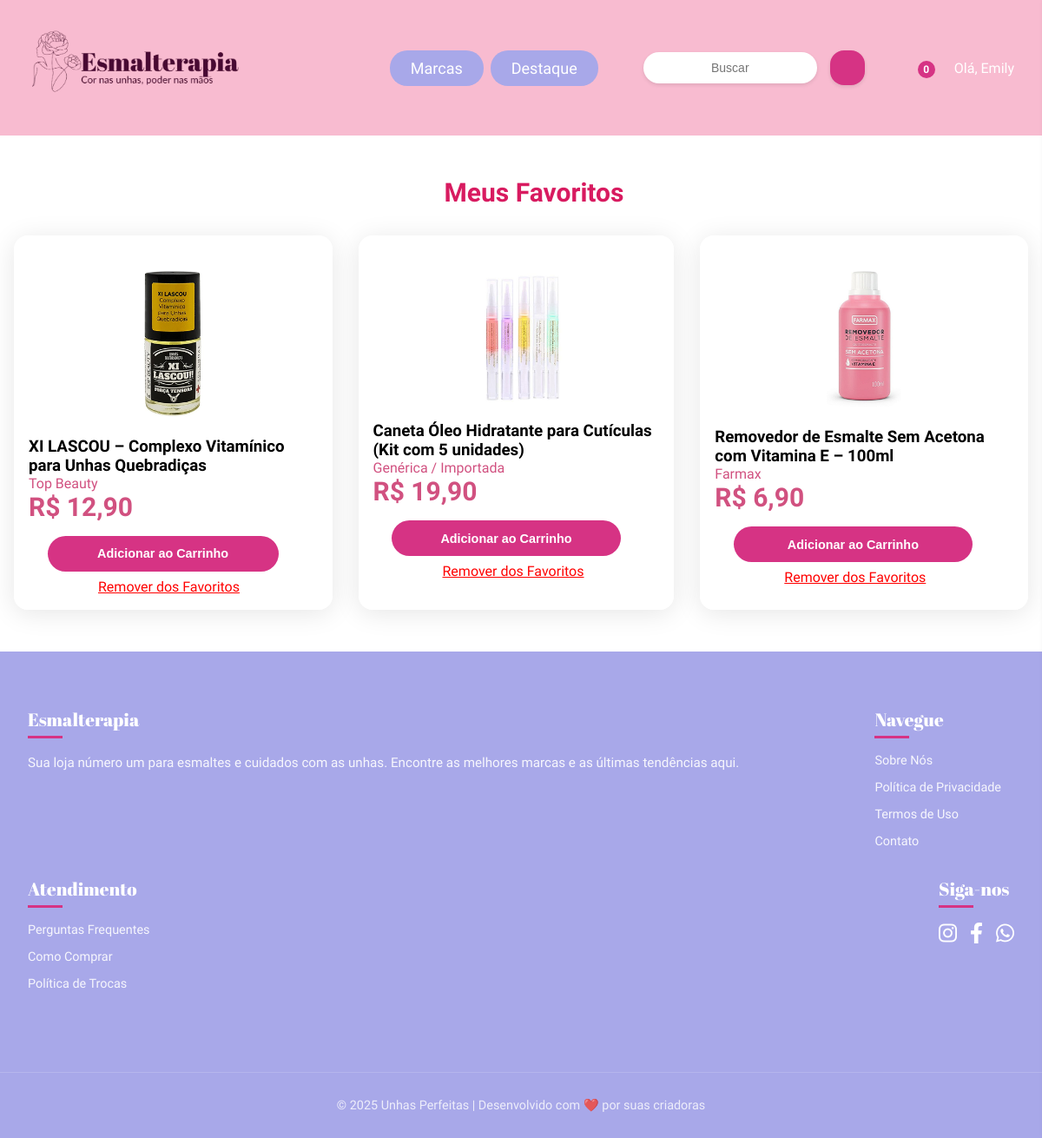
/favoritos/ (signed in), run on the app's committed database.
### core/models.py (models this page shows, shortened)
class Usuario(AbstractUser):
    cpf = models.CharField(max_length=14, unique=True, verbose_name='CPF', help_text="CPF do usuário, deve ser único.")
    telefone = models.CharField(max_length=15, blank=True, null=True, help_text="Telefone de contato do usuário.")
    email = models.EmailField(unique=True)
    favoritos = models.ManyToManyField(Produto, related_name='favoritado_por', blank=True)
    USERNAME_FIELD = 'email'
    REQUIRED_FIELDS = ['username', 'first_name', 'last_name']

class Produto(models.Model):
    nome = models.CharField(max_length=100, help_text="Nome do produto.")
    descricao = models.TextField(help_text="Descrição detalhada do produto.")
    preco = models.DecimalField(max_digits=10, decimal_places=2, help_text="Preço de venda do produto.")
    marca = models.CharField(max_length=50, help_text="Marca do produto (ex: Risqué).")
    imagem = models.ImageField(upload_to='produtos/', blank=True, null=True, help_text="Imagem do produto.")

### core/views.py (the view)
# urls.py: path('favoritos/', views.ver_favoritos, name='ver_favoritos'),
@login_required
def ver_favoritos(request):
    produtos_favoritos = request.user.favoritos.all()
    context = {'favoritos': produtos_favoritos}
    return render(request, 'core/favoritos.html', context)

### core/templates/core/favoritos.html (shortened to what this page needs)
{% extends 'core/base.html' %}
{% load static %}
{% block content %}
<link rel='stylesheet' href='{% static "core/css/favoritos.css" %}'>
<div class="container-favoritos" style="max-width: 1200px; margin: 2rem auto; padding: 1rem;">
    <h1 style="text-align: center; margin-bottom: 2rem;">Meus Favoritos</h1>
    {% if favoritos %}
        <div class="grid-produtos">
            {% for produto in favoritos %}
                <div class="card-produto">
                    <a class="img-produto" href="{% url 'produto_detalhe' produto.id %}">
                        {% if produto.imagem %}
                            <img src="{{ produto.imagem.url }}" alt="{{ produto.nome }}">
                        {% endif %}
                        <h3>{{ produto.nome }}</h3>
                    </a>
                    <p>{{ produto.marca }}</p>
                    <span>R$ {{ produto.preco }}</span>
                    <form action="{% url 'adicionar_ao_carrinho' produto.id %}" method="post" style="margin-top: 1rem;">
                        <button type="submit">Adicionar ao Carrinho</button>
                    </form>
                    <a href="{% url 'toggle_favorito' produto.id %}" style="font-weight: 200px; color: red; margin-top: 0.5rem; display: inline-block; margin-left: 5em;">Remover dos Favoritos</a>
                </div>
            {% endfor %}
        </div>
    {% else %}
        <p style="text-align: center; margin-top: 3rem;">Você ainda não adicionou nenhum produto aos seus favoritos.</p>
    {% endif %}
</div>
{% endblock %}

### core/templates/core/base.html (shortened to what this page needs)
{% load static %}
<!DOCTYPE html>
<html lang="pt-br">
<head>
    <link rel='stylesheet' href='{% static "core/css/base.css" %}'>
    <link rel='stylesheet'
        href='https://cdn-uicons.flaticon.com/2.6.0/uicons-regular-rounded/css/uicons-regular-rounded.css'>
    <link rel="stylesheet" href="https://cdnjs.cloudflare.com/ajax/libs/font-awesome/6.0.0-beta3/css/all.min.css">
</head>
<body>
    <header class="main-header">
        <div class="header-left">
            <div class="logo-container">
                <a href="{% url 'home' %}"><img src="{% static 'core/img/logo-loja-1.png' %}" alt="Unhas Perfeitas"></a>
            </div>
        </div>
        <div class="header-right">
            <nav class="main-nav">
                <ul class="nav-menu">
                    <li class="dropdown">
                        <a href="#">Marcas</a>
                    </li>
                    <li class="dropdown">
                        <a href="#">Destaque</a>
                    </li>
                </ul>
            </nav>
            <form action="{% url 'busca' %}" method="get" class="search-bar">
                <input type="text" name="q" placeholder="Buscar">
                <button type="submit"></button>
            </form>
            <div class="user-actions">
                <a href="{% url 'ver_carrinho' %}" title="Carrinho" class="cart-icon">
                    <span class="cart-count">
                        {% if request.session.carrinho %}  {{ request.session.carrinho|length }}
                        {% else %}                       0
                        {% endif %}                      </span>
                </a>
                {% if user.is_authenticated %}
                <a href="{% url 'perfil' %}" title="Minha Conta" class="user-profile-link">
                    <span>Olá, {{ user.first_name|default:user.username }}</span>
                </a>
                {% else %}
                <a href="{% url 'login' %}" class="login-link">Entrar</a>
                <a href="{% url 'registro' %}" class="register-link">Cadastrar</a>
                {% endif %}
            </div>
        </div>
    </header>
    <main>
        {% block content %}{% endblock %}
    </main>
    <footer class="main-footer">
        <div class="container footer-container">
            <div class="footer-column">
                <h3 class="footer-title">Esmalterapia</h3>
                <p>Sua loja número um para esmaltes e cuidados com as unhas. Encontre as melhores marcas e as últimas
                    tendências aqui.</p>
            </div>
            <div class="footer-column">
                <h3 class="footer-title">Navegue</h3>
                <ul class="footer-links">
                    <li><a href="#">Sobre Nós</a></li>
                    <li><a href="#">Política de Privacidade</a></li>
                    <li><a href="#">Termos de Uso</a></li>
                    <li><a href="#">Contato</a></li>
                </ul>
            </div>
            <div class="footer-column">
                <h3 class="footer-title">Atendimento</h3>
                <ul class="footer-links">
                    <li><a href="#">Perguntas Frequentes</a></li>
                    <li><a href="#">Como Comprar</a></li>
                    <li><a href="#">Política de Trocas</a></li>
                </ul>
            </div>
            <div class="footer-column">
                <h3 class="footer-title">Siga-nos</h3>
                <div class="social-icons">
                    <a href="#" class="social-icon" title="Instagram"><i class="fab fa-instagram"></i></a>
                    <a href="#" class="social-icon" title="Facebook"><i class="fab fa-facebook-f"></i></a>
                    <a href="#" class="social-icon" title="WhatsApp"><i class="fab fa-whatsapp"></i></a>
                </div>
            </div>
        </div>
        <div class="footer-bottom">
            <p>© {% now "Y" %} Unhas Perfeitas | Desenvolvido com ❤️ por suas criadoras</p>
        </div>
    </footer>
</body>
</html>

### core/static/core/css/base.css (style rules this page uses)
:root { --cor-primaria: #F8BBD0; --cor-secundaria: #A8A8E9; --cor-destaque: #d63384; --cor-texto: #333; --cor-fundo: #fdf6f6; --cor-branco: #ffffff; --fonte-principal: 'Afacad', sans-serif; --fonte-titulo: 'Abril Fatface', serif; --sombra-suave: 0 4px 12px rgba(0, 0, 0, 0.08); }
* { margin: 0; padding: 0; box-sizing: border-box; }
body { background-color: var(--cor-fundo); font-family: var(--fonte-principal); color: var(--cor-texto); }
.container { max-width: 1200px; margin: 0 auto; padding: 0 1rem; }
.main-header { display: flex; justify-content: space-between; align-items: center; background-color: var(--cor-primaria); padding: 0.5rem 2rem; position: relative; z-index: 10; }
.header-left { flex-shrink: 0; }
.logo-container img { height: 140px; display: block; }
.header-right { display: flex; align-items: center; gap: 2rem; }
.main-nav .nav-menu { display: flex; list-style: none; gap: 0.5rem; }
.nav-menu li a { text-decoration: none; color: var(--cor-branco); font-size: 1.1rem; font-weight: 500; padding: 0.6rem 1.2rem; display: block; background: var(--cor-secundaria); border-radius: 20px; transition: background-color 0.3s ease; }
.dropdown { position: relative; }
.search-bar { display: flex; align-items: center; }
.search-bar input { padding: 0.7rem 1rem; padding-left: 20px; border: none; border-radius: 20px; width: 250px; border: 2px solid var(--cor-secundaria); }
.search-bar button { background: var(--cor-secundaria); border: none; cursor: pointer; color: var(--cor-branco); width: 40px; height: 40px; border-radius: 50%; margin-left: -30px; display: flex; justify-content: center; align-items: center; transition: background-color 0.3s ease; }
.user-actions { display: flex; align-items: center; gap: 1.5rem; }
.user-actions a { color: var(--cor-branco); font-size: 1.6rem; text-decoration: none; position: relative; display: flex; align-items: center; gap: 0.5rem; transition: transform 0.2s ease; }
.user-actions .user-profile-link span { font-size: 1rem; font-weight: 500; }
.cart-icon .cart-count { position: absolute; top: -8px; right: -10px; background: var(--cor-destaque); border-radius: 50%; width: 20px; height: 20px; font-size: 12px; display: flex; justify-content: center; align-items: center; font-weight: bold; }
.main-footer { background-color: var(--cor-secundaria); color: var(--cor-branco); padding: 4rem 0 1.5rem 0; font-size: 0.95rem; }
.footer-container { display: grid; grid-template-columns: repeat(auto-fit, minmax(220px, 1fr)); gap: 2rem; padding-bottom: 2rem; }
.footer-column { padding: 0 1rem; }
.footer-title { font-family: var(--fonte-titulo); font-size: 1.3rem; margin-bottom: 1.5rem; color: var(--cor-branco); position: relative; font-weight: 500; }
.footer-title::after { content: ''; position: absolute; left: 0; bottom: -8px; height: 3px; width: 40px; background-color: var(--cor-destaque); }
.footer-column p { line-height: 1.6; opacity: 0.9; }
.footer-links { list-style: none; }
.footer-links li { margin-bottom: 0.8rem; }
.footer-links a { color: var(--cor-branco); text-decoration: none; opacity: 0.9; transition: all 0.3s ease; }
.social-icons { display: flex; gap: 1.5rem; }
.social-icon { color: var(--cor-branco); font-size: 1.8rem; transition: transform 0.3s ease, color 0.3s ease; }
.footer-bottom { text-align: center; margin-top: 3rem; padding-top: 1.5rem; border-top: 1px solid rgba(255, 255, 255, 0.2); font-size: 0.9rem; opacity: 0.8; }

### data on the page
Usuario: first_name "Emily"
Produto: imagem (picture), nome "XI LASCOU – Complexo Vitamínico para Unhas Quebradiças", marca "Top Beauty", preco "12,90"
Produto: imagem (picture), nome "Caneta Óleo Hidratante para Cutículas (Kit com 5 unidades)", marca "Genérica / Importada", preco "19,90"
Produto: imagem (picture), nome "Removedor de Esmalte Sem Acetona com Vitamina E – 100ml", marca "Farmax", preco "6,90"
